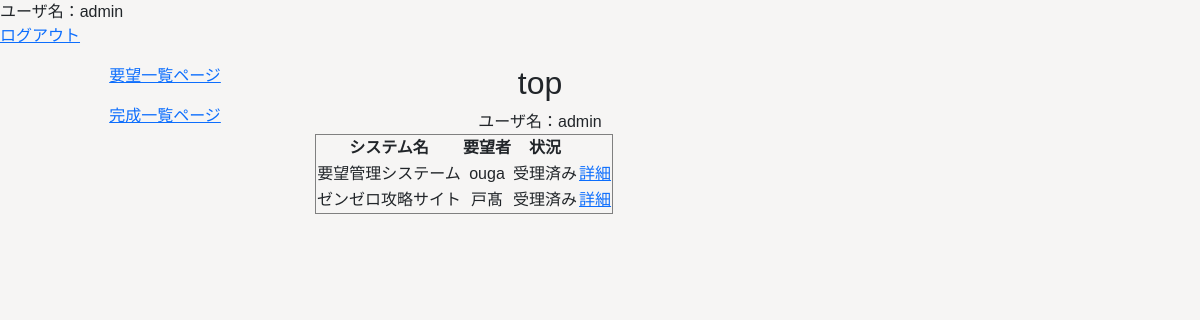
Before: / (signed in) with the older database file.
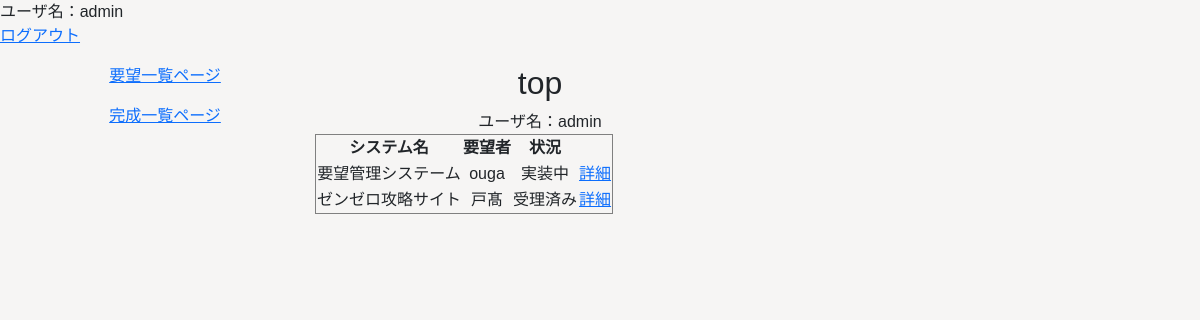
After: the same page with the newer database file.
### Management/models.py (models this page shows, shortened)
class Request(models.Model):
    request_id = models.AutoField(primary_key=True)
    name = models.CharField(max_length=100, null=False, blank=False)
    system_name = models.CharField(max_length=100, null=False, blank=False, default='default')
    system_overview = models.CharField(max_length=1000, null=False, blank=False, default='default')
    mail = models.EmailField(max_length=100, null=False, blank=False)
    date = models.DateField(auto_now_add=True, null=False, blank=False)
    status = models.IntegerField(default=0)

### Management/views.py (the view)
# urls.py: path("", views.top, name="top"),
@login_required
def top(request):
    template = loader.get_template("Management/top.html")
    data_list = Request.objects.all()
    context = {
        "data_list":data_list,
        "user":request.user,
    }
    return HttpResponse(template.render(context, request))

### Management/templates/Management/top.html (shortened to what this page needs)
{% extends 'Management/base.html' %}
{% block contents %}
<body>
    <h2>top</h2>
    <div>
        ユーザ名：{{ user }}
    </div>
    <div>
        <table border="1">
            <tr>
                <th>システム名</th>
                <th>要望者</th>
                <th>状況</th>
                <th></th>
            </tr>
            {% for data in data_list %}
            <tr>
                <td>{{ data.system_name }}</td>
                <td>{{ data.name }}</td>
                <td>
                {% if data.status == 0 %}
                    受理済み
                {% elif data.status == 1 %}
                    実装中
                {% else %}
                    実装完了
                {% endif %}
                </td>
                <td>
                <a href="/detail/{{ data.request_id}} ">詳細</a>
                </td>
            </tr>
            {% endfor %}
        </table>
    </div>
</body>
{% endblock %}

Changed rows visible on the page:
changed Request "要望管理システーム": status "受理済み" → "実装中"
